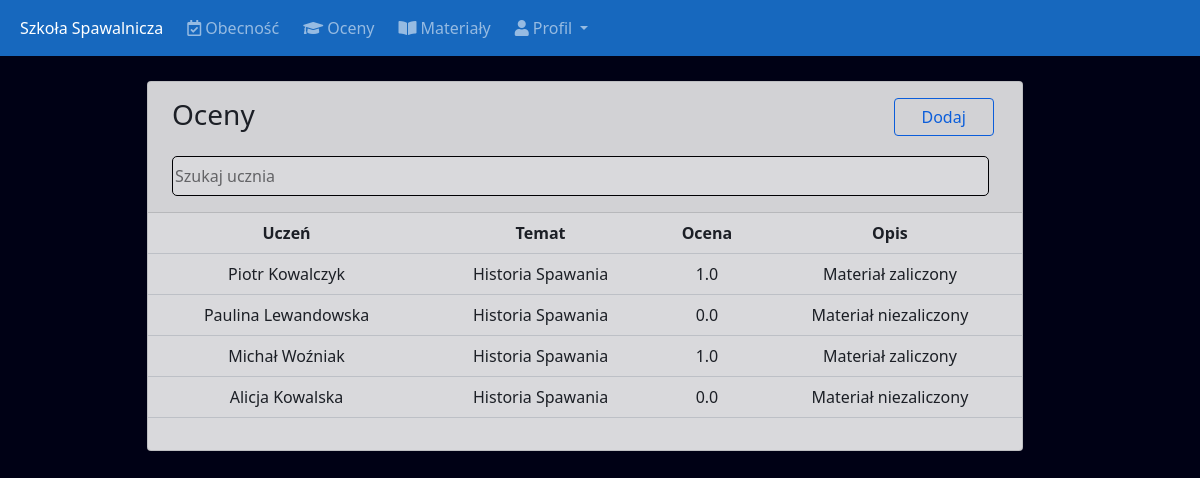
Screenshot of /staffmanageresults/ (signed in) with the database file from the repository.
### school/models.py (models this page shows)
class Results(models.Model):
    id=models.AutoField(primary_key=True)
    staffid=models.ForeignKey(Staff,on_delete=models.CASCADE)
    studentid=models.ForeignKey(Students,on_delete=models.CASCADE)
    subjectid=models.ForeignKey(Subjects,on_delete=models.CASCADE)
    materialresult=models.FloatField(default=0)
    description=models.TextField()
    created_at=models.DateTimeField(auto_now_add=True)
    updated_at=models.DateTimeField(auto_now_add=True)
    objects=models.Manager()

class Students(models.Model):
    id=models.AutoField(primary_key=True)
    admin=models.OneToOneField(CustomUser,on_delete=models.CASCADE)
    courseid=models.ForeignKey(Courses,on_delete=models.CASCADE)
    coursetimeid=models.ForeignKey(CourseTime, on_delete=models.CASCADE)
    created_at=models.DateTimeField(auto_now_add=True)
    updated_at=models.DateTimeField(auto_now_add=True)
    objects=models.Manager()

class CustomUser(AbstractUser):
    user_type_data=((1,"HOD"),(2,"Staff"),(3,"Student"))
    user_type=models.CharField(default=1, choices=user_type_data,max_length=10)

class Subjects(models.Model):
    id=models.AutoField(primary_key=True)
    subjectname=models.CharField(max_length=100)
    courseid=models.ForeignKey(Courses,on_delete=models.CASCADE,default=1)
    staffid=models.ForeignKey(CustomUser,on_delete=models.CASCADE)
    created_at=models.DateTimeField(auto_now_add=True)
    updated_at=models.DateTimeField(auto_now_add=True)
    objects=models.Manager()

### school/staffviews.py (the view)
# urls.py: path('staffmanageresults/', staffviews.staffmanageresults, name="staffmanageresults"),
def staffmanageresults(request):
    staff_obj=Staff.objects.get(admin=request.user.id)
    results=Results.objects.filter(staffid=staff_obj)
    return render(request,"school/staff/staffmanageresults.html",{"results":results,"staff_obj":staff_obj})

### school/templates/school/staff/staffmanageresults.html (shortened to what this page needs)
{% extends 'staff/staffbase.html' %}
{% block content %}
<section class="content">
    <div class="container-fluid">
        <div class="row">
            <div class="col-md-12">
                <div class="card card-primary">
                    <div class="card-header">
                        <div class="row">
                            <div class="col-lg-10 text-jusify-left ms-2 my-2">
                                <h3 class="card-title">Oceny</h3>
                            </div>
                            <div class="col-lg-1 text-jusify-right my-2">
                                <a href="{% url 'staffaddresults'  %}" class="button btn btn-outline-primary">Dodaj</a>
                            </div>
                        </div>
                        <input type="text" class="search ms-2 my-2" id="search" onkeyup="mySearch()" placeholder="Szukaj ucznia" title="name">
                    </div>
                    <div class="table">
                        <table class="table" id="myTable">
                            <tr style="text-align:center">
                                <th>Uczeń</th>
                                <th>Temat</th>
                                <th>Ocena</th>
                                <th>Opis</th>
                            </tr>
                            {% for row in results %}
                            <tr style="text-align:center">
                                <td>{{ row.studentid.admin.first_name }} {{ row.studentid.admin.last_name }}</td>
                                <td>{{ row.subjectid.subjectname }}</td>
                                <td>{{ row.materialresult }}</td>
                                <td>{{ row.description }}</td>
                            </tr>
                            {% endfor %}
                        </table>
                    </div>
                </div>
            </div>
        </div>
    </div>
</section>
{% endblock %}

### school/templates/school/staff/staffbase.html (style rules this page uses)
body { background: #000115; }

### school/templates/school/staff/staffmanageresults.html (style rules this page uses)
.content { width: 75%; top: 200px; left: 45%; transform: translate(15%, 25px); opacity: 85%; }
.button { width: 100px; height: 25x; }
.search { width: 97%; height: 40px; border: none; border:solid 1px #000000; border-radius: 5px; }

### rows the page displays
Results: studentid.admin.first_name "Piotr", studentid.admin.last_name "Kowalczyk", subjectid.subjectname "Historia Spawania", materialresult "1.0", description "Materiał zaliczony"
Results: studentid.admin.first_name "Paulina", studentid.admin.last_name "Lewandowska", subjectid.subjectname "Historia Spawania", materialresult "0.0", description "Materiał niezaliczony"
Results: studentid.admin.first_name "Michał", studentid.admin.last_name "Woźniak", subjectid.subjectname "Historia Spawania", materialresult "1.0", description "Materiał zaliczony"
Results: studentid.admin.first_name "Alicja", studentid.admin.last_name "Kowalska", subjectid.subjectname "Historia Spawania", materialresult "0.0", description "Materiał niezaliczony"
